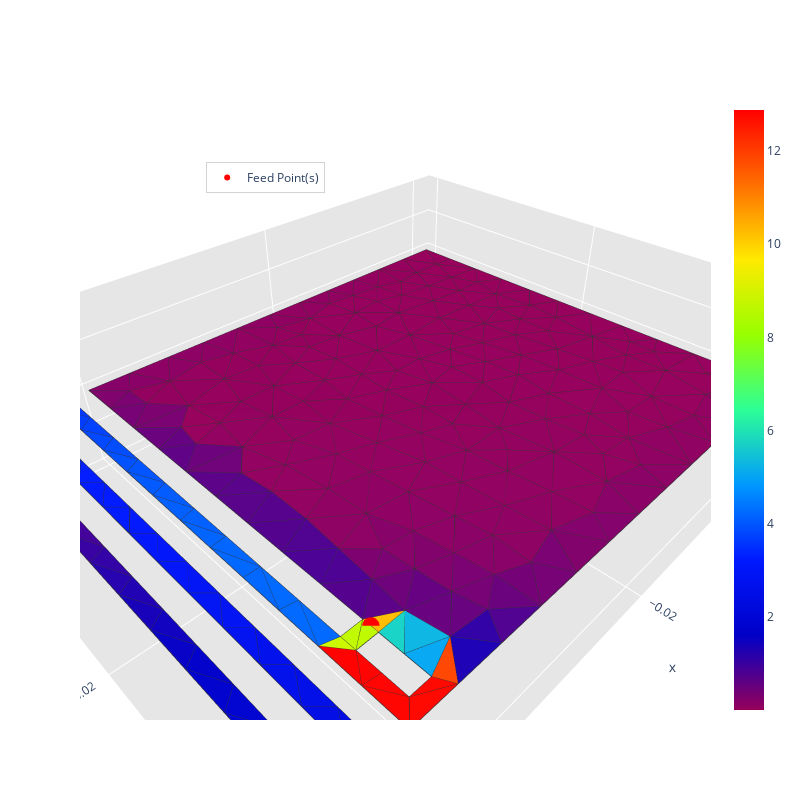
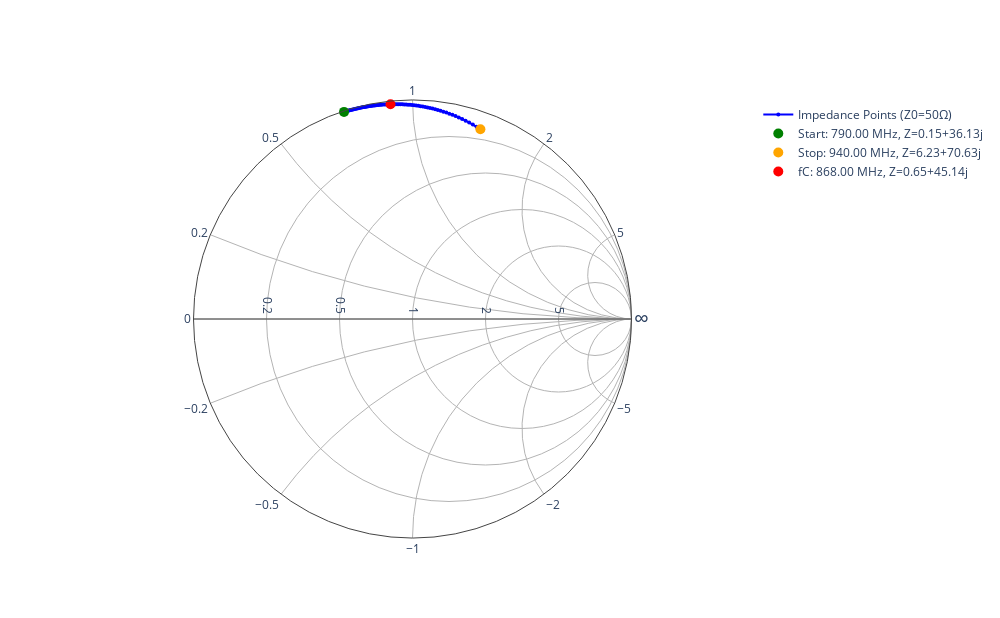
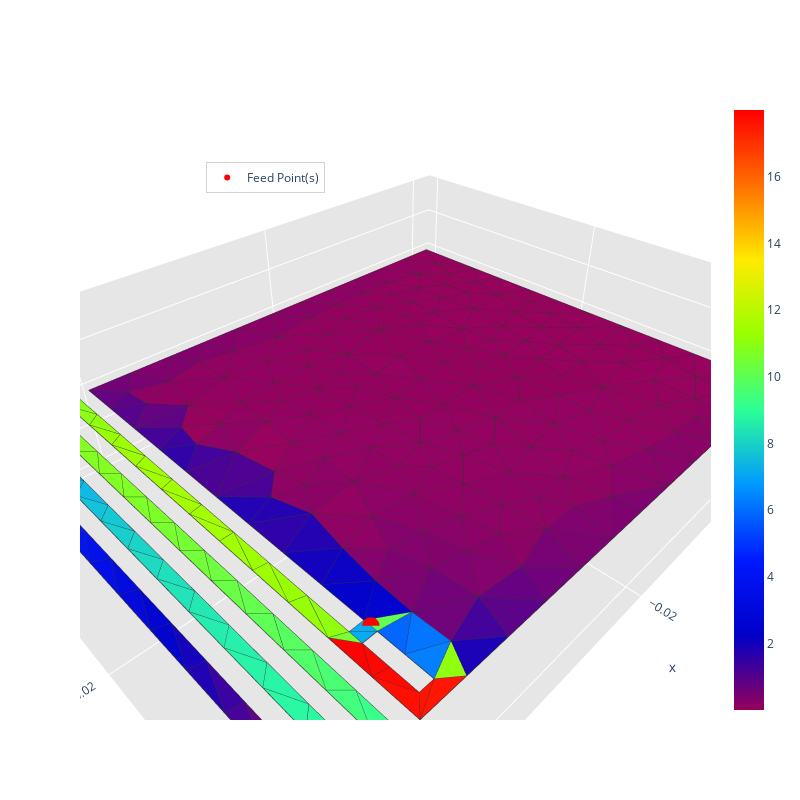
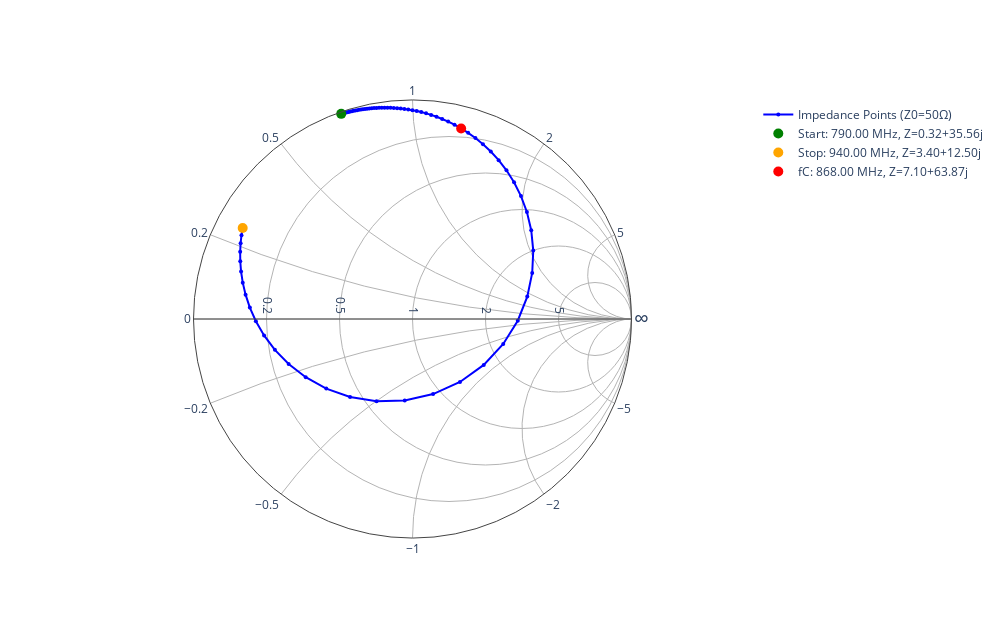

Here is the notebook cell these charts were saved with, in order:
### Markdown cell above
last_impedances = optimize_ifa_input_impedance(ifa_meander_msh, ifa_meander_mat,
             frequencies, fC, fLow, fHigh, nPoints, fc_index,
             a, b, largeur_piste, distance_meandre, feed, feed_point, x_t, y_t, save_mesh_folder, mesh_name, mesh_size, Z0=Z_adapt, filename=filename_log)

### Code cell
optimize_ifa(ifa_meander_msh, ifa_meander_mat,
             frequencies, fC, fLow, fHigh, nPoints, fc_index,
             a, b, largeur_piste, distance_meandre, feed, feed_point, x_t, y_t, save_mesh_folder, mesh_name, mesh_size, filename_log)

### Figure 1 — Plotly figure (JSON) as saved in the notebook; plotly's stock layout.template omitted (floating-point values rounded to 4 significant figures; data arrays with more than 128 entries replaced by an {"elided": "..."} marker saying what was removed)
{"data": [{"facecolor": {"elided": "391 str values"}, "i": {"elided": "391 int values"}, "j": {"elided": "391 int values"}, "k": {"elided": "391 int values"}, "name": "", "type": "mesh3d", "x": {"elided": "256 float values"}, "y": {"elided": "256 float values"}, "z": {"elided": "256 float values"}}, {"line": {"color": "rgb(50, 50, 50)", "width": 1.5}, "mode": "lines", "showlegend": false, "type": "scatter3d", "x": {"elided": "1955 float values"}, "y": {"elided": "1955 float values"}, "z": {"elided": "1955 int values"}}, {"hoverinfo": "none", "marker": {"color": [0.004284, 12.88], "colorscale": [[0, "rgb(150, 0, 90)"], [0.125, "rgb(0, 0, 200)"], [0.25, "rgb(0, 25, 255)"], [0.375, "rgb(0, 152, 255)"], [0.5, "rgb(44, 255, 150)"], [0.625, "rgb(151, 255, 0)"], [0.75, "rgb(255, 234, 0)"], [0.875, "rgb(255, 111, 0)"], [1, "rgb(255, 0, 0)"]], "showscale": true, "size": 0.1}, "mode": "markers", "showlegend": false, "type": "scatter3d", "x": [0.0], "y": [0.03464], "z": [0.0]}, {"marker": {"color": "red", "size": 6, "symbol": "circle"}, "mode": "markers+text", "name": "Feed Point(s)", "type": "scatter3d", "x": [0.0], "y": [0.034], "z": [0.0]}], "layout": {"height": 800, "legend": {"bgcolor": "rgba(255,255,255,0.7)", "bordercolor": "lightgray", "borderwidth": 1, "x": 0.2, "xanchor": "left", "y": 0.9, "yanchor": "top"}, "scene": {"aspectratio": {"x": 1, "y": 0.8, "z": 0.3}, "camera": {"eye": {"x": 0.65, "y": 0.65, "z": 0.65}}, "xaxis": {"backgroundcolor": "rgb(230, 230, 230)", "gridcolor": "rgb(255, 255, 255)", "showbackground": true, "zerolinecolor": "rgb(255, 255, 255)"}, "yaxis": {"backgroundcolor": "rgb(230, 230, 230)", "gridcolor": "rgb(255, 255, 255)", "showbackground": true, "zerolinecolor": "rgb(255, 255, 255)"}, "zaxis": {"backgroundcolor": "rgb(230, 230, 230)", "gridcolor": "rgb(255, 255, 255)", "showbackground": true, "zerolinecolor": "rgb(255, 255, 255)"}}, "title": {"text": ""}, "width": 800}}

### Figure 2 — Plotly figure (JSON) as saved in the notebook; plotly's stock layout.template omitted (floating-point values rounded to 4 significant figures)
{"data": [{"hoverinfo": "text", "imag": [0.7226, 0.7261, 0.7295, 0.733, 0.7366, 0.7401, 0.7438, 0.7474, 0.7512, 0.7549, 0.7588, 0.7626, 0.7666, 0.7705, 0.7746, 0.7787, 0.7829, 0.7871, 0.7914, 0.7957, 0.8002, 0.8047, 0.8093, 0.8139, 0.8187, 0.8235, 0.8284, 0.8334, 0.8386, 0.8438, 0.8491, 0.8545, 0.8601, 0.8658, 0.8716, 0.8775, 0.8836, 0.8898, 0.8962, 0.9027, 0.9094, 0.9163, 0.9234, 0.9306, 0.9381, 0.9458, 0.9537, 0.9619, 0.9703, 0.979, 0.988, 0.9974, 1.007, 1.017, 1.027, 1.038, 1.049, 1.061, 1.073, 1.086, 1.099, 1.113, 1.127, 1.143, 1.159, 1.176, 1.193, 1.212, 1.232, 1.253, 1.275, 1.299, 1.325, 1.352, 1.381, 1.413], "line": {"color": "blue"}, "marker": {"color": "blue", "size": 4}, "mode": "markers+lines", "name": "Impedance Points (Z0=50Ω)", "real": [0.002996, 0.003095, 0.003199, 0.003306, 0.003418, 0.003535, 0.003656, 0.003781, 0.003912, 0.004049, 0.004191, 0.004339, 0.004494, 0.004654, 0.004822, 0.004998, 0.005181, 0.005372, 0.005571, 0.00578, 0.005998, 0.006227, 0.006466, 0.006716, 0.006978, 0.007253, 0.007542, 0.007844, 0.008162, 0.008496, 0.008847, 0.009216, 0.009605, 0.01001, 0.01045, 0.0109, 0.01138, 0.01189, 0.01243, 0.01299, 0.01359, 0.01423, 0.01491, 0.01562, 0.01638, 0.01719, 0.01806, 0.01898, 0.01996, 0.02101, 0.02213, 0.02333, 0.02462, 0.026, 0.02749, 0.02909, 0.03081, 0.03268, 0.0347, 0.03689, 0.03926, 0.04185, 0.04467, 0.04775, 0.05113, 0.05484, 0.05892, 0.06343, 0.06842, 0.07396, 0.08014, 0.08704, 0.09479, 0.1035, 0.1134, 0.1246], "text": ["Z = 0.150+36.132j at 790.00 MHz", "Z = 0.155+36.303j at 792.00 MHz", "Z = 0.160+36.476j at 794.00 MHz", "Z = 0.165+36.651j at 796.00 MHz", "Z = 0.171+36.828j at 798.00 MHz", "Z = 0.177+37.007j at 800.00 MHz", "Z = 0.183+37.189j at 802.00 MHz", "Z = 0.189+37.372j at 804.00 MHz", "Z = 0.196+37.559j at 806.00 MHz", "Z = 0.202+37.747j at 808.00 MHz", "Z = 0.210+37.938j at 810.00 MHz", "Z = 0.217+38.132j at 812.00 MHz", "Z = 0.225+38.328j at 814.00 MHz", "Z = 0.233+38.527j at 816.00 MHz", "Z = 0.241+38.729j at 818.00 MHz", "Z = 0.250+38.934j at 820.00 MHz", "Z = 0.259+39.143j at 822.00 MHz", "Z = 0.269+39.354j at 824.00 MHz", "Z = 0.279+39.568j at 826.00 MHz", "Z = 0.289+39.787j at 828.00 MHz", "Z = 0.300+40.008j at 830.00 MHz", "Z = 0.311+40.234j at 832.00 MHz", "Z = 0.323+40.463j at 834.00 MHz", "Z = 0.336+40.696j at 836.00 MHz", "Z = 0.349+40.934j at 838.00 MHz", "Z = 0.363+41.175j at 840.00 MHz", "Z = 0.377+41.422j at 842.00 MHz", "Z = 0.392+41.672j at 844.00 MHz", "Z = 0.408+41.928j at 846.00 MHz", "Z = 0.425+42.189j at 848.00 MHz", "Z = 0.442+42.456j at 850.00 MHz", "Z = 0.461+42.727j at 852.00 MHz", "Z = 0.480+43.005j at 854.00 MHz", "Z = 0.501+43.289j at 856.00 MHz", "Z = 0.522+43.579j at 858.00 MHz", "Z = 0.545+43.876j at 860.00 MHz", "Z = 0.569+44.180j at 862.00 MHz", "Z = 0.594+44.491j at 864.00 MHz", "Z = 0.621+44.809j at 866.00 MHz", "Z = 0.650+45.136j at 868.00 MHz", "Z = 0.680+45.471j at 870.00 MHz", "Z = 0.712+45.815j at 872.00 MHz", "Z = 0.745+46.169j at 874.00 MHz", "Z = 0.781+46.532j at 876.00 MHz", "Z = 0.819+46.906j at 878.00 MHz", "Z = 0.860+47.291j at 880.00 MHz", "Z = 0.903+47.687j at 882.00 MHz", "Z = 0.949+48.096j at 884.00 MHz", "Z = 0.998+48.517j at 886.00 MHz", "Z = 1.050+48.952j at 888.00 MHz", "Z = 1.106+49.402j at 890.00 MHz", "Z = 1.166+49.868j at 892.00 MHz", "Z = 1.231+50.350j at 894.00 MHz", "Z = 1.300+50.850j at 896.00 MHz", "Z = 1.374+51.368j at 898.00 MHz", "Z = 1.454+51.906j at 900.00 MHz", "Z = 1.541+52.466j at 902.00 MHz", "Z = 1.634+53.049j at 904.00 MHz", "Z = 1.735+53.656j at 906.00 MHz", "Z = 1.844+54.290j at 908.00 MHz", "Z = 1.963+54.952j at 910.00 MHz", "Z = 2.093+55.645j at 912.00 MHz", "Z = 2.234+56.371j at 914.00 MHz", "Z = 2.388+57.133j at 916.00 MHz", "Z = 2.557+57.934j at 918.00 MHz", "Z = 2.742+58.776j at 920.00 MHz", "Z = 2.946+59.665j at 922.00 MHz", "Z = 3.172+60.604j at 924.00 MHz", "Z = 3.421+61.598j at 926.00 MHz", "Z = 3.698+62.651j at 928.00 MHz", "Z = 4.007+63.771j at 930.00 MHz", "Z = 4.352+64.963j at 932.00 MHz", "Z = 4.740+66.236j at 934.00 MHz", "Z = 5.176+67.597j at 936.00 MHz", "Z = 5.670+69.057j at 938.00 MHz", "Z = 6.232+70.627j at 940.00 MHz"], "type": "scattersmith"}, {"hoverinfo": "text", "imag": [0.7226], "marker": {"color": "green", "size": 10, "symbol": "circle"}, "mode": "markers", "name": "Start: 790.00 MHz, Z=0.15+36.13j", "real": [0.002996], "text": ["Z = 0.150+36.132j at 790.00 MHz"], "type": "scattersmith"}, {"hoverinfo": "text", "imag": [1.413], "marker": {"color": "orange", "size": 10, "symbol": "circle"}, "mode": "markers", "name": "Stop: 940.00 MHz, Z=6.23+70.63j", "real": [0.1246], "text": ["Z = 6.232+70.627j at 940.00 MHz"], "type": "scattersmith"}, {"hoverinfo": "text", "imag": [0.9027], "marker": {"color": "red", "size": 10, "symbol": "circle"}, "mode": "markers", "name": "fC: 868.00 MHz, Z=0.65+45.14j", "real": [0.01299], "text": ["Z = 0.650+45.136j at 868.00 MHz"], "type": "scattersmith"}], "layout": {"height": 618, "showlegend": true, "title": {"text": ""}, "width": 1000}}

### Figure 3 — Plotly figure (JSON) as saved in the notebook; plotly's stock layout.template omitted (floating-point values rounded to 4 significant figures; data arrays with more than 128 entries replaced by an {"elided": "..."} marker saying what was removed)
{"data": [{"facecolor": {"elided": "413 str values"}, "i": {"elided": "413 int values"}, "j": {"elided": "413 int values"}, "k": {"elided": "413 int values"}, "name": "", "type": "mesh3d", "x": {"elided": "278 float values"}, "y": {"elided": "278 float values"}, "z": {"elided": "278 float values"}}, {"line": {"color": "rgb(50, 50, 50)", "width": 1.5}, "mode": "lines", "showlegend": false, "type": "scatter3d", "x": {"elided": "2065 float values"}, "y": {"elided": "2065 float values"}, "z": {"elided": "2065 int values"}}, {"hoverinfo": "none", "marker": {"color": [0.008826, 18.0], "colorscale": [[0, "rgb(150, 0, 90)"], [0.125, "rgb(0, 0, 200)"], [0.25, "rgb(0, 25, 255)"], [0.375, "rgb(0, 152, 255)"], [0.5, "rgb(44, 255, 150)"], [0.625, "rgb(151, 255, 0)"], [0.75, "rgb(255, 234, 0)"], [0.875, "rgb(255, 111, 0)"], [1, "rgb(255, 0, 0)"]], "showscale": true, "size": 0.1}, "mode": "markers", "showlegend": false, "type": "scatter3d", "x": [0.0], "y": [0.03455], "z": [0.0]}, {"marker": {"color": "red", "size": 6, "symbol": "circle"}, "mode": "markers+text", "name": "Feed Point(s)", "type": "scatter3d", "x": [0.0], "y": [0.034], "z": [0.0]}], "layout": {"height": 800, "legend": {"bgcolor": "rgba(255,255,255,0.7)", "bordercolor": "lightgray", "borderwidth": 1, "x": 0.2, "xanchor": "left", "y": 0.9, "yanchor": "top"}, "scene": {"aspectratio": {"x": 1, "y": 0.8, "z": 0.3}, "camera": {"eye": {"x": 0.65, "y": 0.65, "z": 0.65}}, "xaxis": {"backgroundcolor": "rgb(230, 230, 230)", "gridcolor": "rgb(255, 255, 255)", "showbackground": true, "zerolinecolor": "rgb(255, 255, 255)"}, "yaxis": {"backgroundcolor": "rgb(230, 230, 230)", "gridcolor": "rgb(255, 255, 255)", "showbackground": true, "zerolinecolor": "rgb(255, 255, 255)"}, "zaxis": {"backgroundcolor": "rgb(230, 230, 230)", "gridcolor": "rgb(255, 255, 255)", "showbackground": true, "zerolinecolor": "rgb(255, 255, 255)"}}, "title": {"text": ""}, "width": 800}}

### Figure 4 — Plotly figure (JSON) as saved in the notebook; plotly's stock layout.template omitted (floating-point values rounded to 4 significant figures)
{"data": [{"hoverinfo": "text", "imag": [0.7112, 0.7163, 0.7215, 0.7269, 0.7324, 0.7381, 0.744, 0.7501, 0.7564, 0.7628, 0.7696, 0.7765, 0.7838, 0.7913, 0.7991, 0.8073, 0.8158, 0.8247, 0.834, 0.8438, 0.8541, 0.8649, 0.8763, 0.8884, 0.9012, 0.9148, 0.9292, 0.9447, 0.9612, 0.979, 0.9982, 1.019, 1.041, 1.066, 1.093, 1.122, 1.155, 1.191, 1.232, 1.277, 1.329, 1.388, 1.455, 1.533, 1.623, 1.726, 1.843, 1.971, 2.093, 2.168, 2.09, 1.684, 0.8636, -0.05729, -0.6401, -0.8397, -0.8264, -0.7309, -0.6149, -0.5023, -0.4005, -0.311, -0.2329, -0.1649, -0.1054, -0.05304, -0.006758, 0.03442, 0.07127, 0.1044, 0.1344, 0.1617, 0.1866, 0.2095, 0.2306, 0.2501], "line": {"color": "blue"}, "marker": {"color": "blue", "size": 4}, "mode": "markers+lines", "name": "Impedance Points (Z0=50Ω)", "real": [0.006303, 0.006626, 0.00697, 0.007337, 0.00773, 0.00815, 0.008601, 0.009084, 0.009603, 0.01016, 0.01076, 0.01142, 0.01212, 0.01288, 0.01371, 0.01461, 0.01558, 0.01665, 0.01782, 0.01911, 0.02052, 0.02207, 0.02379, 0.0257, 0.02782, 0.03019, 0.03285, 0.03584, 0.03922, 0.04305, 0.04742, 0.05244, 0.05823, 0.06496, 0.07282, 0.08209, 0.0931, 0.1063, 0.1223, 0.142, 0.1664, 0.1972, 0.2367, 0.2883, 0.3571, 0.451, 0.5825, 0.771, 1.047, 1.449, 2.003, 2.63, 3.017, 2.85, 2.29, 1.704, 1.25, 0.9312, 0.7106, 0.5561, 0.4453, 0.364, 0.3028, 0.2559, 0.2191, 0.1897, 0.166, 0.1466, 0.1305, 0.1169, 0.1055, 0.09567, 0.08724, 0.07992, 0.07353, 0.06791], "text": ["Z = 0.315+35.560j at 790.00 MHz", "Z = 0.331+35.814j at 792.00 MHz", "Z = 0.348+36.076j at 794.00 MHz", "Z = 0.367+36.345j at 796.00 MHz", "Z = 0.386+36.621j at 798.00 MHz", "Z = 0.408+36.906j at 800.00 MHz", "Z = 0.430+37.201j at 802.00 MHz", "Z = 0.454+37.504j at 804.00 MHz", "Z = 0.480+37.818j at 806.00 MHz", "Z = 0.508+38.142j at 808.00 MHz", "Z = 0.538+38.478j at 810.00 MHz", "Z = 0.571+38.827j at 812.00 MHz", "Z = 0.606+39.189j at 814.00 MHz", "Z = 0.644+39.565j at 816.00 MHz", "Z = 0.685+39.956j at 818.00 MHz", "Z = 0.730+40.364j at 820.00 MHz", "Z = 0.779+40.790j at 822.00 MHz", "Z = 0.833+41.235j at 824.00 MHz", "Z = 0.891+41.701j at 826.00 MHz", "Z = 0.955+42.190j at 828.00 MHz", "Z = 1.026+42.704j at 830.00 MHz", "Z = 1.104+43.245j at 832.00 MHz", "Z = 1.190+43.816j at 834.00 MHz", "Z = 1.285+44.419j at 836.00 MHz", "Z = 1.391+45.059j at 838.00 MHz", "Z = 1.510+45.738j at 840.00 MHz", "Z = 1.642+46.462j at 842.00 MHz", "Z = 1.792+47.234j at 844.00 MHz", "Z = 1.961+48.062j at 846.00 MHz", "Z = 2.152+48.951j at 848.00 MHz", "Z = 2.371+49.909j at 850.00 MHz", "Z = 2.622+50.945j at 852.00 MHz", "Z = 2.912+52.070j at 854.00 MHz", "Z = 3.248+53.297j at 856.00 MHz", "Z = 3.641+54.639j at 858.00 MHz", "Z = 4.104+56.116j at 860.00 MHz", "Z = 4.655+57.749j at 862.00 MHz", "Z = 5.316+59.564j at 864.00 MHz", "Z = 6.117+61.592j at 866.00 MHz", "Z = 7.099+63.873j at 868.00 MHz", "Z = 8.320+66.455j at 870.00 MHz", "Z = 9.860+69.395j at 872.00 MHz", "Z = 11.834+72.765j at 874.00 MHz", "Z = 14.414+76.645j at 876.00 MHz", "Z = 17.854+81.127j at 878.00 MHz", "Z = 22.551+86.290j at 880.00 MHz", "Z = 29.124+92.151j at 882.00 MHz", "Z = 38.552+98.526j at 884.00 MHz", "Z = 52.329+104.665j at 886.00 MHz", "Z = 72.436+108.395j at 888.00 MHz", "Z = 100.162+104.522j at 890.00 MHz", "Z = 131.495+84.218j at 892.00 MHz", "Z = 150.859+43.182j at 894.00 MHz", "Z = 142.512-2.864j at 896.00 MHz", "Z = 114.520-32.007j at 898.00 MHz", "Z = 85.196-41.987j at 900.00 MHz", "Z = 62.508-41.319j at 902.00 MHz", "Z = 46.558-36.544j at 904.00 MHz", "Z = 35.529-30.746j at 906.00 MHz", "Z = 27.803-25.113j at 908.00 MHz", "Z = 22.266-20.024j at 910.00 MHz", "Z = 18.200-15.549j at 912.00 MHz", "Z = 15.142-11.646j at 914.00 MHz", "Z = 12.793-8.245j at 916.00 MHz", "Z = 10.953-5.269j at 918.00 MHz", "Z = 9.487-2.652j at 920.00 MHz", "Z = 8.302-0.338j at 922.00 MHz", "Z = 7.330+1.721j at 924.00 MHz", "Z = 6.523+3.563j at 926.00 MHz", "Z = 5.846+5.221j at 928.00 MHz", "Z = 5.273+6.721j at 930.00 MHz", "Z = 4.784+8.085j at 932.00 MHz", "Z = 4.362+9.332j at 934.00 MHz", "Z = 3.996+10.475j at 936.00 MHz", "Z = 3.676+11.528j at 938.00 MHz", "Z = 3.396+12.503j at 940.00 MHz"], "type": "scattersmith"}, {"hoverinfo": "text", "imag": [0.7112], "marker": {"color": "green", "size": 10, "symbol": "circle"}, "mode": "markers", "name": "Start: 790.00 MHz, Z=0.32+35.56j", "real": [0.006303], "text": ["Z = 0.315+35.560j at 790.00 MHz"], "type": "scattersmith"}, {"hoverinfo": "text", "imag": [0.2501], "marker": {"color": "orange", "size": 10, "symbol": "circle"}, "mode": "markers", "name": "Stop: 940.00 MHz, Z=3.40+12.50j", "real": [0.06791], "text": ["Z = 3.396+12.503j at 940.00 MHz"], "type": "scattersmith"}, {"hoverinfo": "text", "imag": [1.277], "marker": {"color": "red", "size": 10, "symbol": "circle"}, "mode": "markers", "name": "fC: 868.00 MHz, Z=7.10+63.87j", "real": [0.142], "text": ["Z = 7.099+63.873j at 868.00 MHz"], "type": "scattersmith"}], "layout": {"height": 618, "showlegend": true, "title": {"text": ""}, "width": 1000}}
